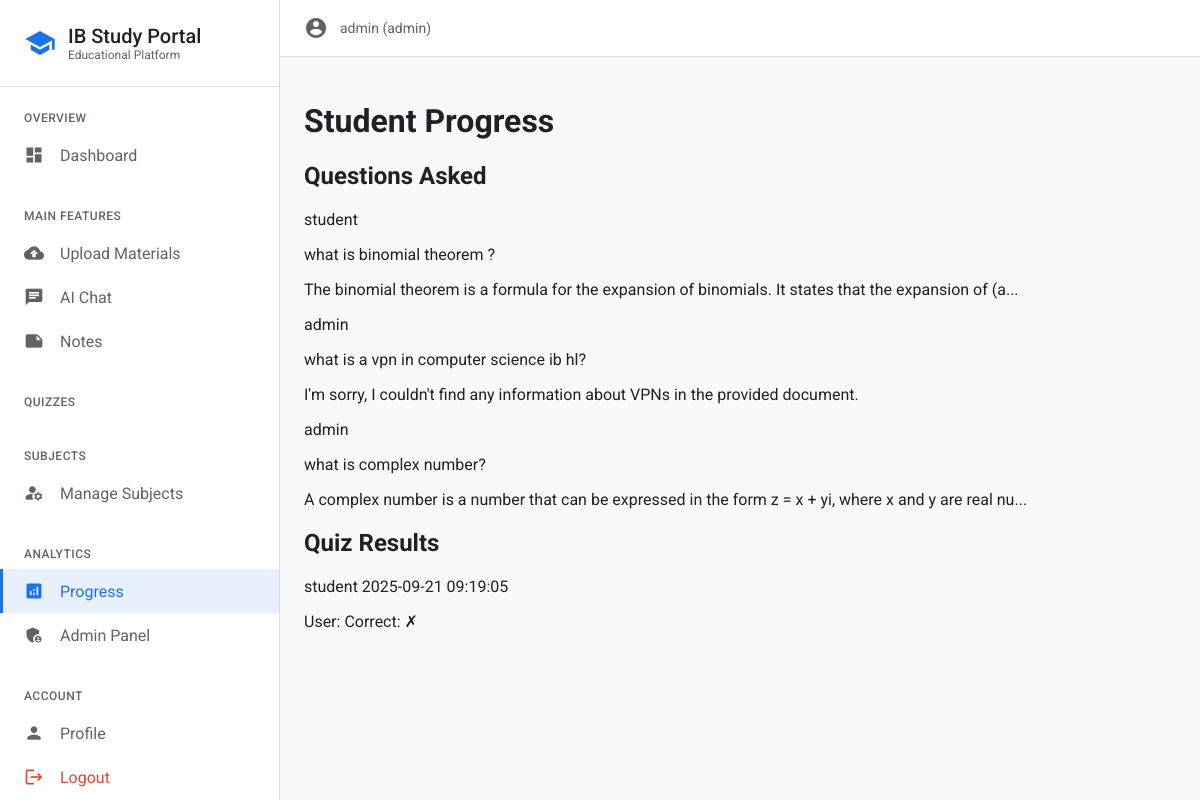
The page /progress (signed in) on the database as committed earlier.
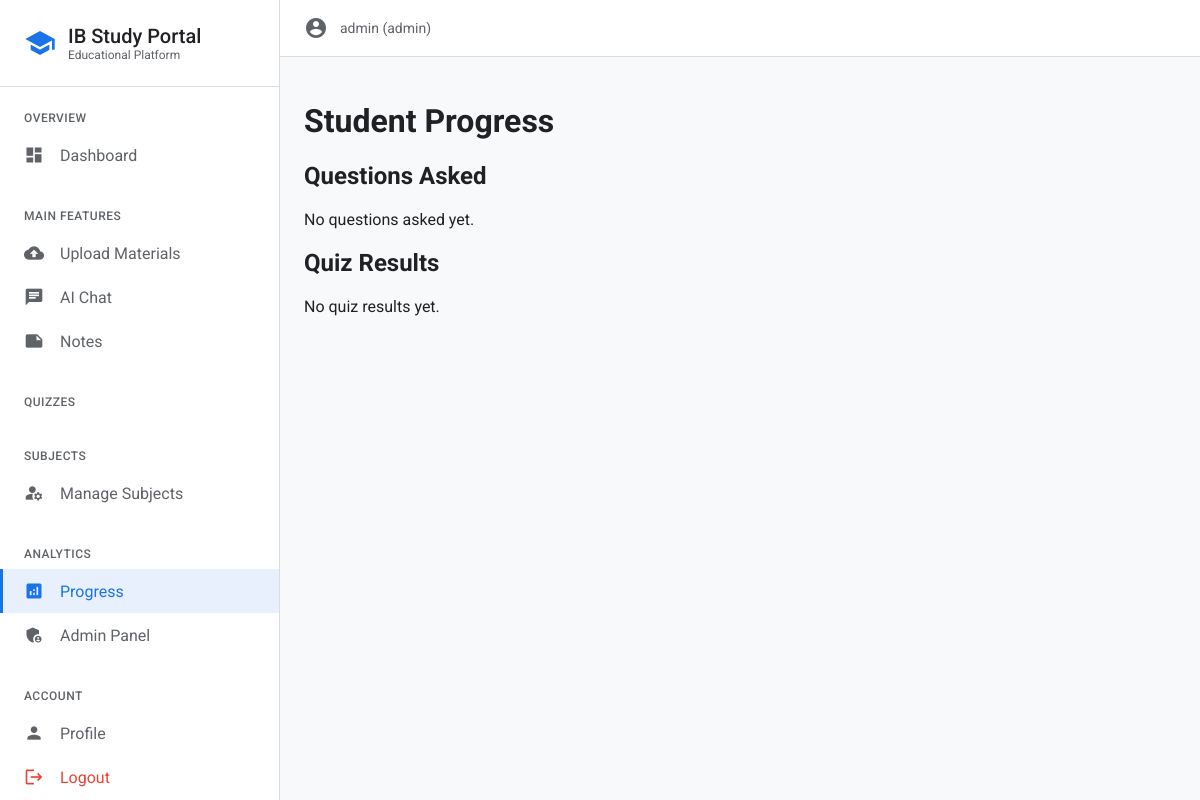
The same page on the database as committed later.
### tables this page shows
CREATE TABLE qa_logs (id INTEGER PRIMARY KEY AUTOINCREMENT,user_id INTEGER,question TEXT NOT NULL,answer TEXT NOT NULL,timestamp TIMESTAMP DEFAULT CURRENT_TIMESTAMP,FOREIGN KEY (user_id) REFERENCES users (id));

CREATE TABLE users (id INTEGER PRIMARY KEY AUTOINCREMENT,username TEXT UNIQUE NOT NULL,password_hash TEXT NOT NULL,role TEXT NOT NULL DEFAULT 'student');

CREATE TABLE quiz_results (id INTEGER PRIMARY KEY AUTOINCREMENT,user_id INTEGER,quiz_id INTEGER,score REAL NOT NULL,answers TEXT NOT NULL,time TIMESTAMP DEFAULT CURRENT_TIMESTAMP,FOREIGN KEY (user_id) REFERENCES users (id),FOREIGN KEY (quiz_id) REFERENCES quizzes (id));

### auth.py (the view)
	def wrapper(*args,**kwargs):
		if 'user_id' not in session:
			flash('You need to login first','error')
			return redirect(url_for('login'))
		return f(*args,**kwargs)

### app.py (called while the page is built)
@app.route('/progress')
@login_required
def progress():
	user=get_current_user()
	if user['role'] in ['admin','teacher']:
		qa_logs,quiz_results=get_qa_logs(),get_quiz_results()
	else:
		qa_logs,quiz_results=get_qa_logs(user['id']),get_quiz_results(user['id'])
	return render_template('progress.html',qa_logs=qa_logs,quiz_results=quiz_results)

### auth.py (called while the page is built)
def login_required(f):
	def wrapper(*args,**kwargs):
		if 'user_id' not in session:
			flash('You need to login first','error')
			return redirect(url_for('login'))
		return f(*args,**kwargs)
	wrapper.__name__=f.__name__
	return wrapper

def get_current_user():
	user_id,username,role=session.get('user_id'),session.get('username'),session.get('role')
	return {'id':user_id,'username':username,'role':role}

### db.py (called while the page is built)
def get_db_connection():return sqlite3.connect(DATABASE)

def get_qa_logs(user_id=None):
	conn=get_db_connection()
	cursor=conn.cursor()
	if user_id:
		cursor.execute('''SELECT qa.question, qa.answer, qa.timestamp, u.username FROM qa_logs qa JOIN users u ON qa.user_id = u.id WHERE qa.user_id = ? ORDER BY qa.timestamp DESC''',(user_id,))
	else:
		cursor.execute('''SELECT qa.question, qa.answer, qa.timestamp, u.username FROM qa_logs qa JOIN users u ON qa.user_id = u.id ORDER BY qa.timestamp DESC''')
	logs=[{'question':row[0],'answer':row[1],'timestamp':row[2],'username':row[3]} for row in cursor.fetchall()]
	conn.close()
	return logs

def get_quiz_results(user_id=None):
	conn=get_db_connection()
	cursor=conn.cursor()
	if user_id:
		cursor.execute('''SELECT qr.score, qr.time, qr.answers, u.username, q.title FROM quiz_results qr JOIN users u ON qr.user_id = u.id JOIN quizzes q ON qr.quiz_id = q.id WHERE qr.user_id = ? ORDER BY qr.time DESC''',(user_id,))
	else:
		cursor.execute('''SELECT qr.score, qr.time, qr.answers, u.username, q.title FROM quiz_results qr JOIN users u ON qr.user_id = u.id JOIN quizzes q ON qr.quiz_id = q.id ORDER BY qr.time DESC''')
	results=[{'score':row[0],'time':row[1],'answers':json.loads(row[2]),'username':row[3],'quiz_title':row[4]} for row in cursor.fetchall()]
	conn.close()
	return results

### templates/progress.html (shortened to what this page needs)
{% extends "base.html" %}
{% block content %}
<div class="max-w-6xl mx-auto">
    <h1 class="text-2xl font-bold mb-6 text-blue-400">Student Progress</h1>
    <div class="grid grid-cols-1 lg:grid-cols-2 gap-6">
        <div class="bg-gray-800 rounded-lg p-6">
            <h2 class="text-xl font-semibold mb-4 text-white">Questions Asked</h2>
            {% if qa_logs %}
                <div class="space-y-3 max-h-96 overflow-y-auto">
                    {% for log in qa_logs %}
                        <div class="bg-gray-700 rounded p-3">
                            <div class="flex justify-between items-start mb-2">
                                <span class="text-sm text-gray-300">{{ log.username }}</span>
                            </div>
                            <p class="text-white text-sm mb-1">{{ log.question }}</p>
                            <p class="text-gray-400 text-xs">{{ log.answer[:100] }}{% if log.answer|length > 100 %}...{% endif %}</p>
                        </div>
                    {% endfor %}
                </div>
            {% else %}
                <p class="text-gray-400">No questions asked yet.</p>
            {% endif %}
        </div>
        <div class="bg-gray-800 rounded-lg p-6">
            <h2 class="text-xl font-semibold mb-4 text-white">Quiz Results</h2>
            {% if quiz_results %}
                <div class="space-y-3 max-h-96 overflow-y-auto">
                    {% for result in quiz_results %}
                        <div class="bg-gray-700 rounded p-3">
                            <div class="flex justify-between items-start mb-2">
                                <span class="text-sm text-gray-300">{{ result.username }}</span>
                                <span class="text-xs text-gray-400">{{ result.time }}</span>
                            </div>
                            <div class="flex justify-between items-center">
                                <span class="text-xs text-gray-400">User: {{ result.user_answer }}</span>
                                <span class="text-xs text-gray-400">Correct: {{ result.correct_answer }}</span>
                                {% if result.is_correct %}
                                    <span class="text-green-400 text-xs">✓</span>
                                {% else %}
                                    <span class="text-red-400 text-xs">✗</span>
                                {% endif %}
                            </div>
                        </div>
                    {% endfor %}
                </div>
            {% else %}
                <p class="text-gray-400">No quiz results yet.</p>
            {% endif %}
        </div>
    </div>
</div>
{% endblock %}

### templates/base.html (shortened to what this page needs)
<!DOCTYPE html>
<html lang="en">
<head>
</head>
<body>
    <div class="app-layout">
        <nav class="sidebar" id="sidebar">
            <div class="sidebar-header">
                <span class="material-icons" style="color: #1a73e8; font-size: 32px;">school</span>
                <div>
                    <h1 style="margin: 0; font-size: 20px; font-weight: 500; color: #202124;">IB Study Portal</h1>
                    <p style="margin: 0; font-size: 12px; color: #5f6368;">Educational Platform</p>
                </div>
            </div>
            <div class="sidebar-nav">
                {% if session.user_id %}
                    {% if session.role in ['admin', 'teacher'] %}
                    <div class="nav-section">
                        <div class="nav-section-title">Overview</div>
                        <a href="{{ url_for('dashboard') }}" class="nav-item">
                            <span class="material-icons nav-item-icon">dashboard</span>
                            Dashboard
                        </a>
                    </div>
                    {% endif %}
                    <div class="nav-section">
                        <div class="nav-section-title">Main Features</div>
                        {% if session.role != 'student' %}
                        <a href="{{ url_for('upload') }}" class="nav-item">
                            <span class="material-icons nav-item-icon">cloud_upload</span>
                            Upload Materials
                        </a>
                        {% endif %}
                        <a href="{{ url_for('chat') }}" class="nav-item">
                            <span class="material-icons nav-item-icon">chat</span>
                            AI Chat
                        </a>
                        <a href="{{ url_for('notes') }}" class="nav-item">
                            <span class="material-icons nav-item-icon">note</span>
                            Notes
                        </a>
                    </div>
                    <div class="nav-section">
                        <div class="nav-section-title">Quizzes</div>
                    </div>
                    <div class="nav-section">
                        <div class="nav-section-title">Subjects</div>
                        {% if session.role == 'admin' %}
                        <a href="{{ url_for('manage_subjects') }}" class="nav-item">
                            <span class="material-icons nav-item-icon">manage_accounts</span>
                            Manage Subjects
                        </a>
                        {% else %}
                        <a href="{{ url_for('subjects') }}" class="nav-item">
                            <span class="material-icons nav-item-icon">subject</span>
                            My Subjects
                        </a>
                        {% endif %}
                    </div>
                    {% if session.role in ['admin', 'teacher'] %}
                    <div class="nav-section">
                        <div class="nav-section-title">Analytics</div>
                        <a href="{{ url_for('progress') }}" class="nav-item">
                            <span class="material-icons nav-item-icon">analytics</span>
                            Progress
                        </a>
                        {% if session.role == 'admin' %}
                        <a href="{{ url_for('admin') }}" class="nav-item">
                            <span class="material-icons nav-item-icon">admin_panel_settings</span>
                            Admin Panel
                        </a>
                        {% endif %}
                    </div>
                    {% endif %}
                    <div class="nav-section">
                        <div class="nav-section-title">Account</div>
                        <a href="{{ url_for('profile') }}" class="nav-item">
                            <span class="material-icons nav-item-icon">person</span>
                            Profile
                        </a>
                        <a href="{{ url_for('logout') }}" class="nav-item" style="color: #ea4335;">
                            <span class="material-icons nav-item-icon">logout</span>
                            Logout
                        </a>
                    </div>
                {% endif %}
            </div>
        </nav>
        <main class="main-content">
            <div class="content-header">
                {% if session.user_id %}
                <div style="display: flex; align-items: center; gap: 12px;">
                    <span class="material-icons" style="color: #5f6368;">account_circle</span>
                    <span style="color: #5f6368; font-size: 14px;">{{ session.username }} ({{ session.role }})</span>
                </div>
                {% endif %}
            </div>
            <div class="content-body">
                {% block content %}{% endblock %}
            </div>
        </main>
    </div>
</body>
</html>

### templates/base.html (style rules this page uses)
* { font-family: 'Roboto', sans-serif; box-sizing: border-box; }
body { margin: 0; padding: 0; background: #f8f9fa; color: #202124; overflow-x: hidden; }
.material-icons { font-family: 'Material Icons'; font-weight: normal; font-style: normal; font-size: 24px; line-height: 1; letter-spacing: normal; text-transform: none; display: inline-block; white-space: nowrap; word-wrap: normal; direction: ltr; }
.app-layout { display: flex; min-height: 100vh; }
.sidebar { width: 280px; background: #ffffff; border-right: 1px solid #dadce0; display: flex; flex-direction: column; position: fixed; height: 100vh; left: 0; top: 0; z-index: 1000; transition: transform 0.3s cubic-bezier(0.4, 0.0, 0.2, 1); overflow-y: auto; }
.sidebar-header { padding: 24px; border-bottom: 1px solid #dadce0; display: flex; align-items: center; gap: 12px; }
.sidebar-nav { flex: 1; padding: 16px 0; }
.nav-section { margin-bottom: 24px; }
.nav-section-title { padding: 8px 24px; font-size: 12px; font-weight: 500; color: #5f6368; text-transform: uppercase; letter-spacing: 0.5px; }
.nav-item { display: flex; align-items: center; padding: 12px 24px; color: #5f6368; text-decoration: none; transition: all 0.2s cubic-bezier(0.4, 0.0, 0.2, 1); position: relative; }
.nav-item.active { background: #e8f0fe; color: #1a73e8; }
.nav-item.active::before { content: ''; position: absolute; left: 0; top: 0; bottom: 0; width: 3px; background: #1a73e8; }
.nav-item-icon { margin-right: 16px; font-size: 20px; }
.main-content { flex: 1; margin-left: 280px; min-height: 100vh; background: #f8f9fa; transition: margin-left 0.3s cubic-bezier(0.4, 0.0, 0.2, 1); }
.content-header { background: #ffffff; border-bottom: 1px solid #dadce0; padding: 16px 24px; display: flex; align-items: center; justify-content: between; position: sticky; top: 0; z-index: 100; }
.content-body { padding: 24px; }

Rows that differ between the two databases and show on the page:
removed qa_logs: username "student", question "what is binomial theorem ?", answer "The binomial theorem is a formula for the expansion of binomials. It states that the expansion of (a"
removed qa_logs: username "admin", question "what is a vpn in computer science ib hl?", answer "I'm sorry, I couldn't find any information about VPNs in the provided document."
removed qa_logs: username "admin", question "what is complex number?", answer "A complex number is a number that can be expressed in the form z = x + yi, where x and y are real nu"
removed quiz_results: username "student", time "2025-09-21 09:19:05"
Other text that changed with them:
text now shown: "No questions asked yet. No quiz results yet."
